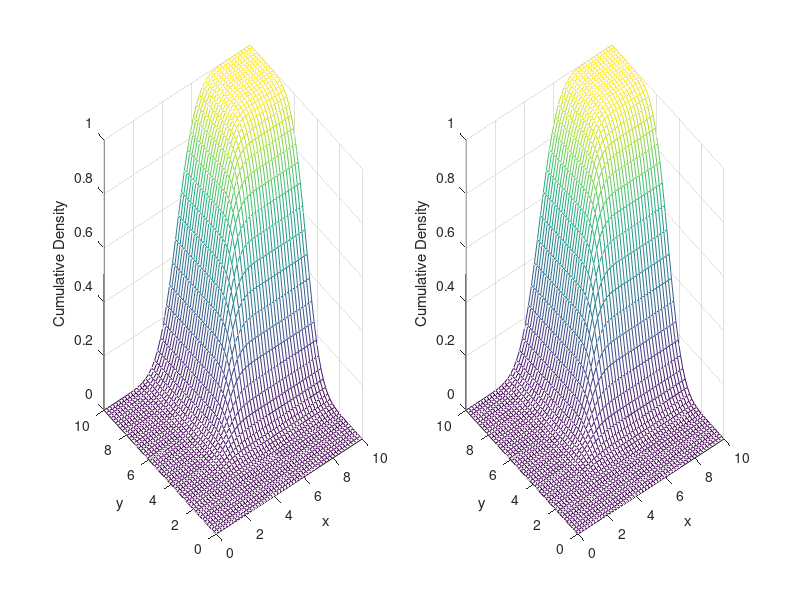

MATLAB code for this plot:
% Study the 2D conformance problem
clear all
clc
close all
MU = [5 5];
sigma1 = 1;
sigma2 = 1;
sigma12 = 0.9;
sigma21 = sigma12;
SIGMA = [sigma1^2 sigma12^2; sigma21^2 sigma2^2]
A = [3 3];
B = [7 7];

u=linspace(0,10,50); 
[x,y]=meshgrid(u); % create the grid (the points) on which the functions are evaluated
X = [x(:) y(:)];

a = normpdf(x,MU(1),sigma1^2);
b = normpdf(y,MU(2),sigma2^2);
u = normcdf(x,MU(1),sigma1^2);
v = normcdf(y,MU(2),sigma2^2);

p = [1 sigma12^2; sigma21^2 1]

Act_mvncdf = mvncdf(X,MU,SIGMA);
Act_mvncdf = reshape(Act_mvncdf,50,50);
mvcdf = copulacdf('Gaussian',[u(:),v(:)],p);
mvcdf = reshape(mvcdf,50,50);

figure;
subplot(1,2,1)
mesh(x,y,Act_mvncdf)
xlabel('x')
ylabel('y')
zlabel('Cumulative Density')

subplot(1,2,2)
mesh(x,y,mvcdf)
xlabel('x')
ylabel('y')
zlabel('Cumulative Density')
